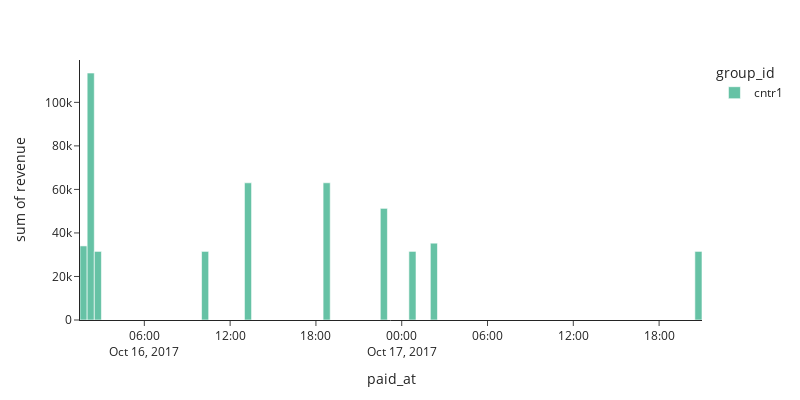

The cell this chart's notebook holds for it:
### Code cell
rich_guy = united_df[united_df['total_revenue'] == united_df['total_revenue'].max()].uid.unique()
px.histogram(united_df[united_df['uid'] == rich_guy[0]], x = 'paid_at', y = 'revenue', nbins=100, **plot_config)

### Figure 1 — Plotly figure (JSON) as saved in the notebook; plotly's stock layout.template omitted (floating-point values rounded to 4 significant figures)
{"data": [{"alignmentgroup": "True", "bingroup": "x", "histfunc": "sum", "hovertemplate": "group_id=cntr1<br>paid_at=%{x}<br>sum of revenue=%{y}<extra></extra>", "legendgroup": "cntr1", "marker": {"color": "rgb(102,194,165)", "pattern": {"shape": ""}}, "name": "cntr1", "nbinsx": 100, "offsetgroup": "cntr1", "orientation": "v", "showlegend": true, "type": "histogram", "x": ["2017-10-16T02:08:00", "2017-10-16T01:44:00", "2017-10-16T01:57:00", "2017-10-16T01:58:00", "2017-10-16T01:44:00", "2017-10-16T01:42:00", "2017-10-16T22:35:00", "2017-10-16T18:42:00", "2017-10-16T01:58:00", "2017-10-16T22:39:00", "2017-10-16T02:08:00", "2017-10-16T13:10:00", "2017-10-16T02:08:00", "2017-10-17T02:23:00", "2017-10-16T01:44:00", "2017-10-16T01:58:00", "2017-10-17T00:40:00", "2017-10-16T02:08:00", "2017-10-16T02:08:00", "2017-10-16T01:57:00", "2017-10-16T02:26:00", "2017-10-16T02:26:00", "2017-10-16T10:24:00", "2017-10-16T02:52:00", "2017-10-17T20:53:00", "2017-10-17T02:23:00", "2017-10-16T18:42:00"], "xaxis": "x", "y": [12610, 3783, 3783, 3783, 3783, 3783, 31525, 31525, 3783, 19773, 31525, 63037, 1261, 31525, 3783, 3783, 31525, 1261, 3783, 3783, 31525, 31525, 31525, 31525, 31525, 3783, 31525], "yaxis": "y"}], "layout": {"barmode": "relative", "height": 400, "legend": {"title": {"text": "group_id"}, "tracegroupgap": 0}, "margin": {"t": 60}, "width": 800, "xaxis": {"anchor": "y", "domain": [0, 1], "title": {"text": "paid_at"}}, "yaxis": {"anchor": "x", "domain": [0, 1], "title": {"text": "sum of revenue"}}}}
